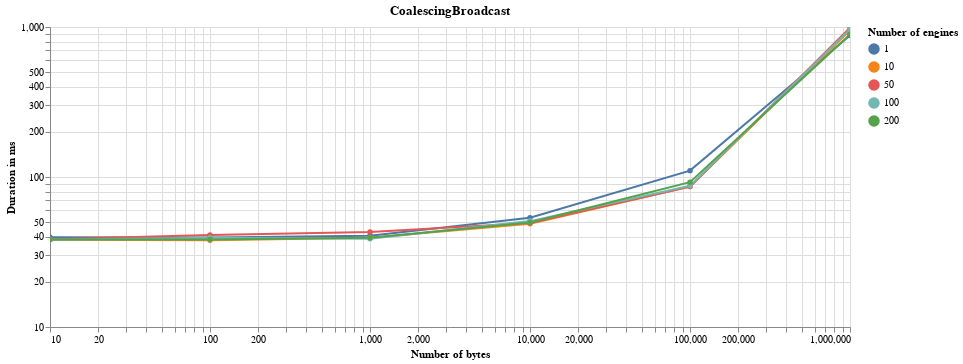
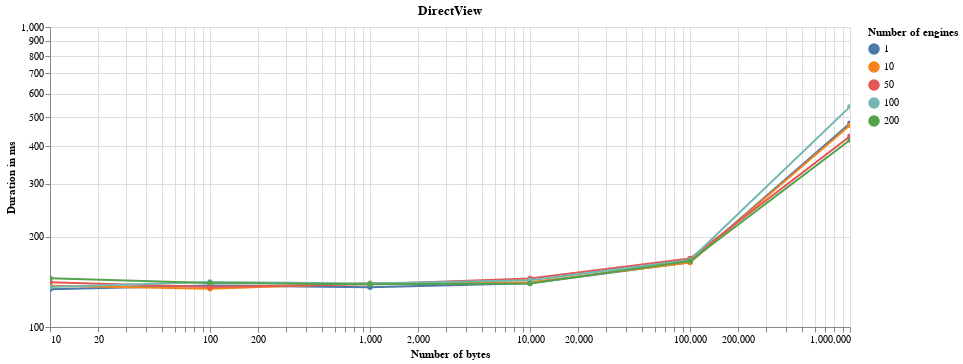
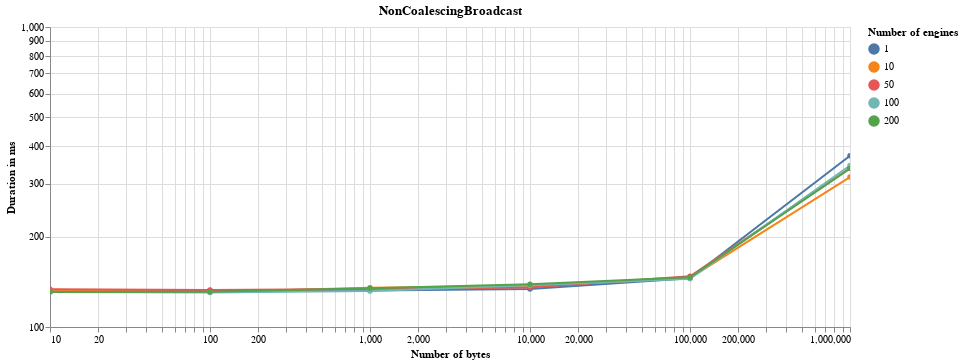

The cell these charts' notebook holds for them, in order:
### Code cell
for delay in data['Delay'].unique():    
    display(Markdown(f'### With a delay of {delay}'))
    for scheduler_name in data[data['Delay'] == delay]['Scheduler name'].unique():
        scheduler_data = data[(data['Delay'] == delay) & (data['Scheduler name'] == scheduler_name)]
        alt.Chart(scheduler_data).mark_line(point=True).encode(
            alt.X(
                'Number of bytes',
                scale=alt.Scale(type='log')
            ),
            alt.Y(
                'Duration in ms',
                scale=alt.Scale(type='log')

            ),
            color='Number of engines:N',
            tooltip='Duration in ms',
    
        ).properties(title=scheduler_name, width=800).interactive().display(renderer='svg')

### Figure 1 — Vega-Lite specification as saved in the notebook (floating-point values rounded to 4 significant figures)
{"$schema": "https://vega.github.io/schema/vega-lite/v3.4.0.json", "config": {"mark": {"tooltip": null}, "view": {"height": 300, "width": 400}}, "data": {"name": "data-aa5690a90a06eb458dccb78a234fe2bb"}, "datasets": {"data-aa5690a90a06eb458dccb78a234fe2bb": [{"Delay": 0, "Duration in ms": 39.59, "Number of bytes": 10, "Number of engines": 1, "Scheduler name": "CoalescingBroadcast", "Speedup": 3.372}, {"Delay": 0, "Duration in ms": 39.53, "Number of bytes": 100, "Number of engines": 1, "Scheduler name": "CoalescingBroadcast", "Speedup": 3.48}, {"Delay": 0, "Duration in ms": 40.52, "Number of bytes": 1000, "Number of engines": 1, "Scheduler name": "CoalescingBroadcast", "Speedup": 3.351}, {"Delay": 0, "Duration in ms": 53.52, "Number of bytes": 10000, "Number of engines": 1, "Scheduler name": "CoalescingBroadcast", "Speedup": 2.613}, {"Delay": 0, "Duration in ms": 110.3, "Number of bytes": 100000, "Number of engines": 1, "Scheduler name": "CoalescingBroadcast", "Speedup": 1.491}, {"Delay": 0, "Duration in ms": 877.0, "Number of bytes": 1000000, "Number of engines": 1, "Scheduler name": "CoalescingBroadcast", "Speedup": 0.5444}, {"Delay": 0, "Duration in ms": 38.13, "Number of bytes": 10, "Number of engines": 10, "Scheduler name": "CoalescingBroadcast", "Speedup": 3.598}, {"Delay": 0, "Duration in ms": 37.84, "Number of bytes": 100, "Number of engines": 10, "Scheduler name": "CoalescingBroadcast", "Speedup": 3.543}, {"Delay": 0, "Duration in ms": 39.43, "Number of bytes": 1000, "Number of engines": 10, "Scheduler name": "CoalescingBroadcast", "Speedup": 3.547}, {"Delay": 0, "Duration in ms": 48.76, "Number of bytes": 10000, "Number of engines": 10, "Scheduler name": "CoalescingBroadcast", "Speedup": 2.89}, {"Delay": 0, "Duration in ms": 86.43, "Number of bytes": 100000, "Number of engines": 10, "Scheduler name": "CoalescingBroadcast", "Speedup": 1.897}, {"Delay": 0, "Duration in ms": 950.3, "Number of bytes": 1000000, "Number of engines": 10, "Scheduler name": "CoalescingBroadcast", "Speedup": 0.4949}, {"Delay": 0, "Duration in ms": 38.53, "Number of bytes": 10, "Number of engines": 50, "Scheduler name": "CoalescingBroadcast", "Speedup": 3.66}, {"Delay": 0, "Duration in ms": 41.06, "Number of bytes": 100, "Number of engines": 50, "Scheduler name": "CoalescingBroadcast", "Speedup": 3.311}, {"Delay": 0, "Duration in ms": 43.01, "Number of bytes": 1000, "Number of engines": 50, "Scheduler name": "CoalescingBroadcast", "Speedup": 3.23}, {"Delay": 0, "Duration in ms": 49.31, "Number of bytes": 10000, "Number of engines": 50, "Scheduler name": "CoalescingBroadcast", "Speedup": 2.941}, {"Delay": 0, "Duration in ms": 86.31, "Number of bytes": 100000, "Number of engines": 50, "Scheduler name": "CoalescingBroadcast", "Speedup": 1.958}, {"Delay": 0, "Duration in ms": 987.9, "Number of bytes": 1000000, "Number of engines": 50, "Scheduler name": "CoalescingBroadcast", "Speedup": 0.4377}, {"Delay": 0, "Duration in ms": 38.19, "Number of bytes": 10, "Number of engines": 100, "Scheduler name": "CoalescingBroadcast", "Speedup": 3.562}, {"Delay": 0, "Duration in ms": 39.4, "Number of bytes": 100, "Number of engines": 100, "Scheduler name": "CoalescingBroadcast", "Speedup": 3.586}, {"Delay": 0, "Duration in ms": 38.75, "Number of bytes": 1000, "Number of engines": 100, "Scheduler name": "CoalescingBroadcast", "Speedup": 3.606}, {"Delay": 0, "Duration in ms": 50.81, "Number of bytes": 10000, "Number of engines": 100, "Scheduler name": "CoalescingBroadcast", "Speedup": 2.815}, {"Delay": 0, "Duration in ms": 87.32, "Number of bytes": 100000, "Number of engines": 100, "Scheduler name": "CoalescingBroadcast", "Speedup": 1.916}, {"Delay": 0, "Duration in ms": 968.1, "Number of bytes": 1000000, "Number of engines": 100, "Scheduler name": "CoalescingBroadcast", "Speedup": 0.5606}, {"Delay": 0, "Duration in ms": 38.37, "Number of bytes": 10, "Number of engines": 200, "Scheduler name": "CoalescingBroadcast", "Speedup": 3.791}, {"Delay": 0, "Duration in ms": 38.3, "Number of bytes": 100, "Number of engines": 200, "Scheduler name": "CoalescingBroadcast", "Speedup": 3.658}, {"Delay": 0, "Duration in ms": 39.32, "Number of bytes": 1000, "Number of engines": 200, "Scheduler name": "CoalescingBroadcast", "Speedup": 3.533}, {"Delay": 0, "Duration in ms": 49.69, "Number of bytes": 10000, "Number of engines": 200, "Scheduler name": "CoalescingBroadcast", "Speedup": 2.809}, {"Delay": 0, "Duration in ms": 92.32, "Number of bytes": 100000, "Number of engines": 200, "Scheduler name": "CoalescingBroadcast", "Speedup": 1.797}, {"Delay": 0, "Duration in ms": 890.8, "Number of bytes": 1000000, "Number of engines": 200, "Scheduler name": "CoalescingBroadcast", "Speedup": 0.4714}]}, "encoding": {"color": {"field": "Number of engines", "type": "nominal"}, "tooltip": {"field": "Duration in ms", "type": "quantitative"}, "x": {"field": "Number of bytes", "scale": {"type": "log"}, "type": "quantitative"}, "y": {"field": "Duration in ms", "scale": {"type": "log"}, "type": "quantitative"}}, "mark": {"point": true, "type": "line"}, "selection": {"selector001": {"bind": "scales", "encodings": ["x", "y"], "type": "interval"}}, "title": "CoalescingBroadcast", "width": 800}

### Figure 2 — Vega-Lite specification as saved in the notebook (floating-point values rounded to 4 significant figures)
{"$schema": "https://vega.github.io/schema/vega-lite/v3.4.0.json", "config": {"mark": {"tooltip": null}, "view": {"height": 300, "width": 400}}, "data": {"name": "data-614c8120951f9e9f37d2030317b108c2"}, "datasets": {"data-614c8120951f9e9f37d2030317b108c2": [{"Delay": 0, "Duration in ms": 133.5, "Number of bytes": 10, "Number of engines": 1, "Scheduler name": "DirectView", "Speedup": 1}, {"Delay": 0, "Duration in ms": 137.6, "Number of bytes": 100, "Number of engines": 1, "Scheduler name": "DirectView", "Speedup": 1}, {"Delay": 0, "Duration in ms": 135.8, "Number of bytes": 1000, "Number of engines": 1, "Scheduler name": "DirectView", "Speedup": 1}, {"Delay": 0, "Duration in ms": 139.8, "Number of bytes": 10000, "Number of engines": 1, "Scheduler name": "DirectView", "Speedup": 1}, {"Delay": 0, "Duration in ms": 164.4, "Number of bytes": 100000, "Number of engines": 1, "Scheduler name": "DirectView", "Speedup": 1}, {"Delay": 0, "Duration in ms": 477.4, "Number of bytes": 1000000, "Number of engines": 1, "Scheduler name": "DirectView", "Speedup": 1}, {"Delay": 0, "Duration in ms": 137.2, "Number of bytes": 10, "Number of engines": 10, "Scheduler name": "DirectView", "Speedup": 1}, {"Delay": 0, "Duration in ms": 134.1, "Number of bytes": 100, "Number of engines": 10, "Scheduler name": "DirectView", "Speedup": 1}, {"Delay": 0, "Duration in ms": 139.8, "Number of bytes": 1000, "Number of engines": 10, "Scheduler name": "DirectView", "Speedup": 1}, {"Delay": 0, "Duration in ms": 140.9, "Number of bytes": 10000, "Number of engines": 10, "Scheduler name": "DirectView", "Speedup": 1}, {"Delay": 0, "Duration in ms": 164.0, "Number of bytes": 100000, "Number of engines": 10, "Scheduler name": "DirectView", "Speedup": 1}, {"Delay": 0, "Duration in ms": 470.3, "Number of bytes": 1000000, "Number of engines": 10, "Scheduler name": "DirectView", "Speedup": 1}, {"Delay": 0, "Duration in ms": 141.0, "Number of bytes": 10, "Number of engines": 50, "Scheduler name": "DirectView", "Speedup": 1}, {"Delay": 0, "Duration in ms": 135.9, "Number of bytes": 100, "Number of engines": 50, "Scheduler name": "DirectView", "Speedup": 1}, {"Delay": 0, "Duration in ms": 138.9, "Number of bytes": 1000, "Number of engines": 50, "Scheduler name": "DirectView", "Speedup": 1}, {"Delay": 0, "Duration in ms": 145.0, "Number of bytes": 10000, "Number of engines": 50, "Scheduler name": "DirectView", "Speedup": 1}, {"Delay": 0, "Duration in ms": 169.0, "Number of bytes": 100000, "Number of engines": 50, "Scheduler name": "DirectView", "Speedup": 1}, {"Delay": 0, "Duration in ms": 432.4, "Number of bytes": 1000000, "Number of engines": 50, "Scheduler name": "DirectView", "Speedup": 1}, {"Delay": 0, "Duration in ms": 136.0, "Number of bytes": 10, "Number of engines": 100, "Scheduler name": "DirectView", "Speedup": 1}, {"Delay": 0, "Duration in ms": 141.3, "Number of bytes": 100, "Number of engines": 100, "Scheduler name": "DirectView", "Speedup": 1}, {"Delay": 0, "Duration in ms": 139.8, "Number of bytes": 1000, "Number of engines": 100, "Scheduler name": "DirectView", "Speedup": 1}, {"Delay": 0, "Duration in ms": 143.0, "Number of bytes": 10000, "Number of engines": 100, "Scheduler name": "DirectView", "Speedup": 1}, {"Delay": 0, "Duration in ms": 167.3, "Number of bytes": 100000, "Number of engines": 100, "Scheduler name": "DirectView", "Speedup": 1}, {"Delay": 0, "Duration in ms": 542.7, "Number of bytes": 1000000, "Number of engines": 100, "Scheduler name": "DirectView", "Speedup": 1}, {"Delay": 0, "Duration in ms": 145.5, "Number of bytes": 10, "Number of engines": 200, "Scheduler name": "DirectView", "Speedup": 1}, {"Delay": 0, "Duration in ms": 140.1, "Number of bytes": 100, "Number of engines": 200, "Scheduler name": "DirectView", "Speedup": 1}, {"Delay": 0, "Duration in ms": 138.9, "Number of bytes": 1000, "Number of engines": 200, "Scheduler name": "DirectView", "Speedup": 1}, {"Delay": 0, "Duration in ms": 139.6, "Number of bytes": 10000, "Number of engines": 200, "Scheduler name": "DirectView", "Speedup": 1}, {"Delay": 0, "Duration in ms": 165.9, "Number of bytes": 100000, "Number of engines": 200, "Scheduler name": "DirectView", "Speedup": 1}, {"Delay": 0, "Duration in ms": 419.9, "Number of bytes": 1000000, "Number of engines": 200, "Scheduler name": "DirectView", "Speedup": 1}]}, "encoding": {"color": {"field": "Number of engines", "type": "nominal"}, "tooltip": {"field": "Duration in ms", "type": "quantitative"}, "x": {"field": "Number of bytes", "scale": {"type": "log"}, "type": "quantitative"}, "y": {"field": "Duration in ms", "scale": {"type": "log"}, "type": "quantitative"}}, "mark": {"point": true, "type": "line"}, "selection": {"selector002": {"bind": "scales", "encodings": ["x", "y"], "type": "interval"}}, "title": "DirectView", "width": 800}

### Figure 3 — Vega-Lite specification as saved in the notebook (floating-point values rounded to 4 significant figures)
{"$schema": "https://vega.github.io/schema/vega-lite/v3.4.0.json", "config": {"mark": {"tooltip": null}, "view": {"height": 300, "width": 400}}, "data": {"name": "data-97d9dea352781c7952a94034c54406e5"}, "datasets": {"data-97d9dea352781c7952a94034c54406e5": [{"Delay": 0, "Duration in ms": 131.2, "Number of bytes": 10, "Number of engines": 1, "Scheduler name": "NonCoalescingBroadcast", "Speedup": 1.017}, {"Delay": 0, "Duration in ms": 132.4, "Number of bytes": 100, "Number of engines": 1, "Scheduler name": "NonCoalescingBroadcast", "Speedup": 1.039}, {"Delay": 0, "Duration in ms": 132.3, "Number of bytes": 1000, "Number of engines": 1, "Scheduler name": "NonCoalescingBroadcast", "Speedup": 1.026}, {"Delay": 0, "Duration in ms": 133.9, "Number of bytes": 10000, "Number of engines": 1, "Scheduler name": "NonCoalescingBroadcast", "Speedup": 1.044}, {"Delay": 0, "Duration in ms": 145.3, "Number of bytes": 100000, "Number of engines": 1, "Scheduler name": "NonCoalescingBroadcast", "Speedup": 1.132}, {"Delay": 0, "Duration in ms": 372.0, "Number of bytes": 1000000, "Number of engines": 1, "Scheduler name": "NonCoalescingBroadcast", "Speedup": 1.283}, {"Delay": 0, "Duration in ms": 133.1, "Number of bytes": 10, "Number of engines": 10, "Scheduler name": "NonCoalescingBroadcast", "Speedup": 1.031}, {"Delay": 0, "Duration in ms": 130.8, "Number of bytes": 100, "Number of engines": 10, "Scheduler name": "NonCoalescingBroadcast", "Speedup": 1.025}, {"Delay": 0, "Duration in ms": 135.3, "Number of bytes": 1000, "Number of engines": 10, "Scheduler name": "NonCoalescingBroadcast", "Speedup": 1.034}, {"Delay": 0, "Duration in ms": 137.0, "Number of bytes": 10000, "Number of engines": 10, "Scheduler name": "NonCoalescingBroadcast", "Speedup": 1.028}, {"Delay": 0, "Duration in ms": 145.7, "Number of bytes": 100000, "Number of engines": 10, "Scheduler name": "NonCoalescingBroadcast", "Speedup": 1.125}, {"Delay": 0, "Duration in ms": 316.1, "Number of bytes": 1000000, "Number of engines": 10, "Scheduler name": "NonCoalescingBroadcast", "Speedup": 1.488}, {"Delay": 0, "Duration in ms": 133.6, "Number of bytes": 10, "Number of engines": 50, "Scheduler name": "NonCoalescingBroadcast", "Speedup": 1.055}, {"Delay": 0, "Duration in ms": 132.9, "Number of bytes": 100, "Number of engines": 50, "Scheduler name": "NonCoalescingBroadcast", "Speedup": 1.023}, {"Delay": 0, "Duration in ms": 134.0, "Number of bytes": 1000, "Number of engines": 50, "Scheduler name": "NonCoalescingBroadcast", "Speedup": 1.037}, {"Delay": 0, "Duration in ms": 135.4, "Number of bytes": 10000, "Number of engines": 50, "Scheduler name": "NonCoalescingBroadcast", "Speedup": 1.071}, {"Delay": 0, "Duration in ms": 147.5, "Number of bytes": 100000, "Number of engines": 50, "Scheduler name": "NonCoalescingBroadcast", "Speedup": 1.146}, {"Delay": 0, "Duration in ms": 337.9, "Number of bytes": 1000000, "Number of engines": 50, "Scheduler name": "NonCoalescingBroadcast", "Speedup": 1.28}, {"Delay": 0, "Duration in ms": 130.8, "Number of bytes": 10, "Number of engines": 100, "Scheduler name": "NonCoalescingBroadcast", "Speedup": 1.04}, {"Delay": 0, "Duration in ms": 130.2, "Number of bytes": 100, "Number of engines": 100, "Scheduler name": "NonCoalescingBroadcast", "Speedup": 1.085}, {"Delay": 0, "Duration in ms": 131.8, "Number of bytes": 1000, "Number of engines": 100, "Scheduler name": "NonCoalescingBroadcast", "Speedup": 1.06}, {"Delay": 0, "Duration in ms": 137.7, "Number of bytes": 10000, "Number of engines": 100, "Scheduler name": "NonCoalescingBroadcast", "Speedup": 1.039}, {"Delay": 0, "Duration in ms": 144.9, "Number of bytes": 100000, "Number of engines": 100, "Scheduler name": "NonCoalescingBroadcast", "Speedup": 1.154}, {"Delay": 0, "Duration in ms": 345.3, "Number of bytes": 1000000, "Number of engines": 100, "Scheduler name": "NonCoalescingBroadcast", "Speedup": 1.572}, {"Delay": 0, "Duration in ms": 130.9, "Number of bytes": 10, "Number of engines": 200, "Scheduler name": "NonCoalescingBroadcast", "Speedup": 1.111}, {"Delay": 0, "Duration in ms": 131.2, "Number of bytes": 100, "Number of engines": 200, "Scheduler name": "NonCoalescingBroadcast", "Speedup": 1.068}, {"Delay": 0, "Duration in ms": 134.5, "Number of bytes": 1000, "Number of engines": 200, "Scheduler name": "NonCoalescingBroadcast", "Speedup": 1.032}, {"Delay": 0, "Duration in ms": 138.9, "Number of bytes": 10000, "Number of engines": 200, "Scheduler name": "NonCoalescingBroadcast", "Speedup": 1.005}, {"Delay": 0, "Duration in ms": 146.4, "Number of bytes": 100000, "Number of engines": 200, "Scheduler name": "NonCoalescingBroadcast", "Speedup": 1.133}, {"Delay": 0, "Duration in ms": 337.5, "Number of bytes": 1000000, "Number of engines": 200, "Scheduler name": "NonCoalescingBroadcast", "Speedup": 1.244}]}, "encoding": {"color": {"field": "Number of engines", "type": "nominal"}, "tooltip": {"field": "Duration in ms", "type": "quantitative"}, "x": {"field": "Number of bytes", "scale": {"type": "log"}, "type": "quantitative"}, "y": {"field": "Duration in ms", "scale": {"type": "log"}, "type": "quantitative"}}, "mark": {"point": true, "type": "line"}, "selection": {"selector003": {"bind": "scales", "encodings": ["x", "y"], "type": "interval"}}, "title": "NonCoalescingBroadcast", "width": 800}
